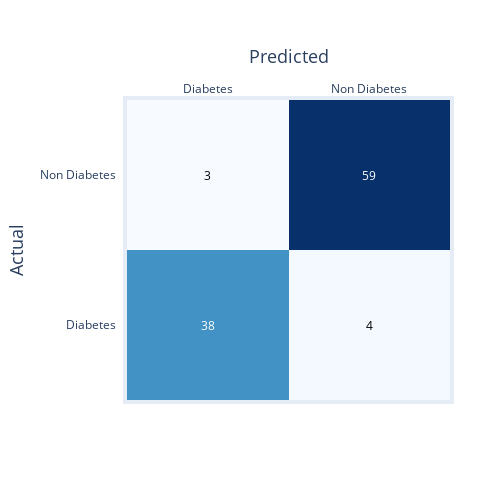

The notebook cell this image was saved under:
### Code cell
# Create confusion matrix for second model
labels = ['Diabetes','Non Diabetes']
fig = ff.create_annotated_heatmap(cm, x = labels, y = labels,colorscale='blues')
fig.update_layout(
    autosize=False,
    width=500,
    height=500,
    margin=dict(
        l=50,
        r=50,
        b=100,
        t=100,
        pad=4,
    ),
     yaxis=dict(
        title_text="Actual",
        titlefont=dict(size=18)
    ),
    xaxis=dict(
        title_text="Predicted",
        titlefont=dict(size=18)
    ),
    paper_bgcolor="white"
)
fig.show()

### Figure 1 — Plotly figure (JSON) as saved in the notebook; plotly's stock layout.template omitted (floating-point values rounded to 4 significant figures)
{"data": [{"colorscale": [[0, "rgb(247,251,255)"], [0.125, "rgb(222,235,247)"], [0.25, "rgb(198,219,239)"], [0.375, "rgb(158,202,225)"], [0.5, "rgb(107,174,214)"], [0.625, "rgb(66,146,198)"], [0.75, "rgb(33,113,181)"], [0.875, "rgb(8,81,156)"], [1, "rgb(8,48,107)"]], "reversescale": false, "showscale": false, "type": "heatmap", "x": ["Diabetes", "Non Diabetes"], "y": ["Diabetes", "Non Diabetes"], "z": [[38, 4], [3, 59]]}], "layout": {"annotations": [{"font": {"color": "#FFFFFF"}, "showarrow": false, "text": "38", "x": "Diabetes", "xref": "x", "y": "Diabetes", "yref": "y"}, {"font": {"color": "#000000"}, "showarrow": false, "text": "4", "x": "Non Diabetes", "xref": "x", "y": "Diabetes", "yref": "y"}, {"font": {"color": "#000000"}, "showarrow": false, "text": "3", "x": "Diabetes", "xref": "x", "y": "Non Diabetes", "yref": "y"}, {"font": {"color": "#FFFFFF"}, "showarrow": false, "text": "59", "x": "Non Diabetes", "xref": "x", "y": "Non Diabetes", "yref": "y"}], "autosize": false, "height": 500, "margin": {"b": 100, "l": 50, "pad": 4, "r": 50, "t": 100}, "paper_bgcolor": "white", "width": 500, "xaxis": {"dtick": 1, "gridcolor": "rgb(0, 0, 0)", "side": "top", "ticks": "", "title": {"font": {"size": 18}, "text": "Predicted"}}, "yaxis": {"dtick": 1, "ticks": "", "ticksuffix": "  ", "title": {"font": {"size": 18}, "text": "Actual"}}}}
